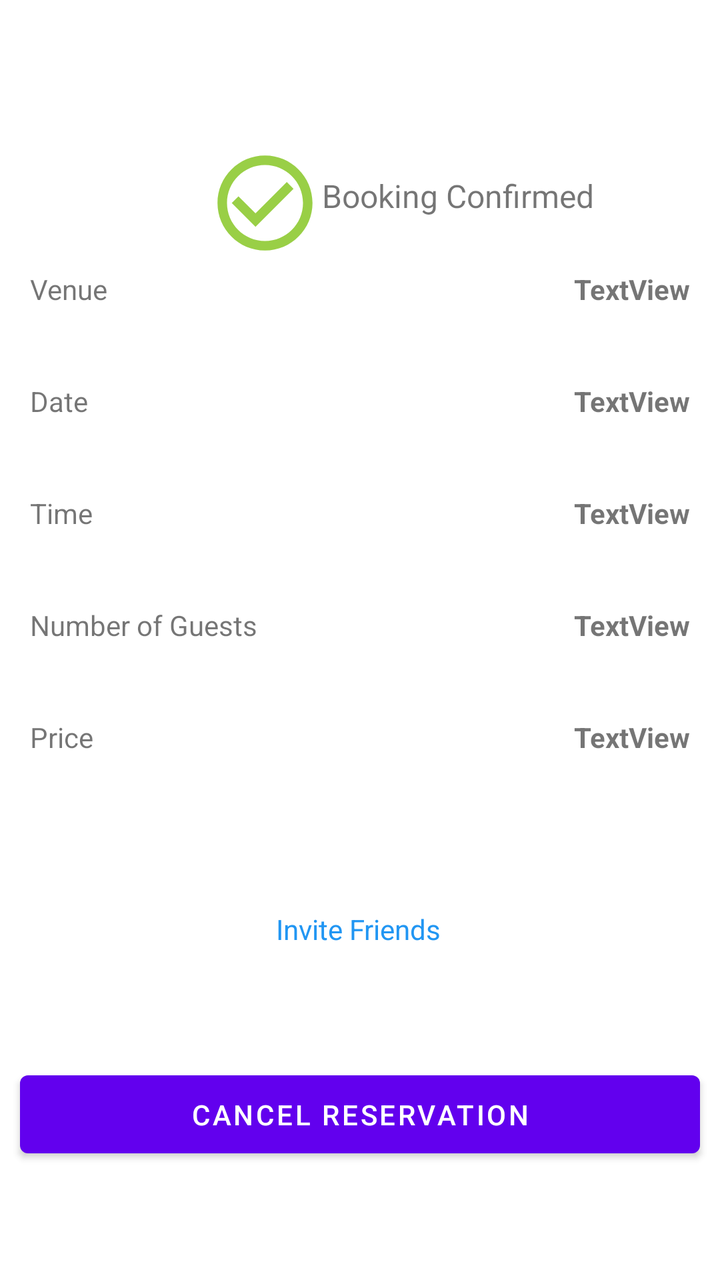
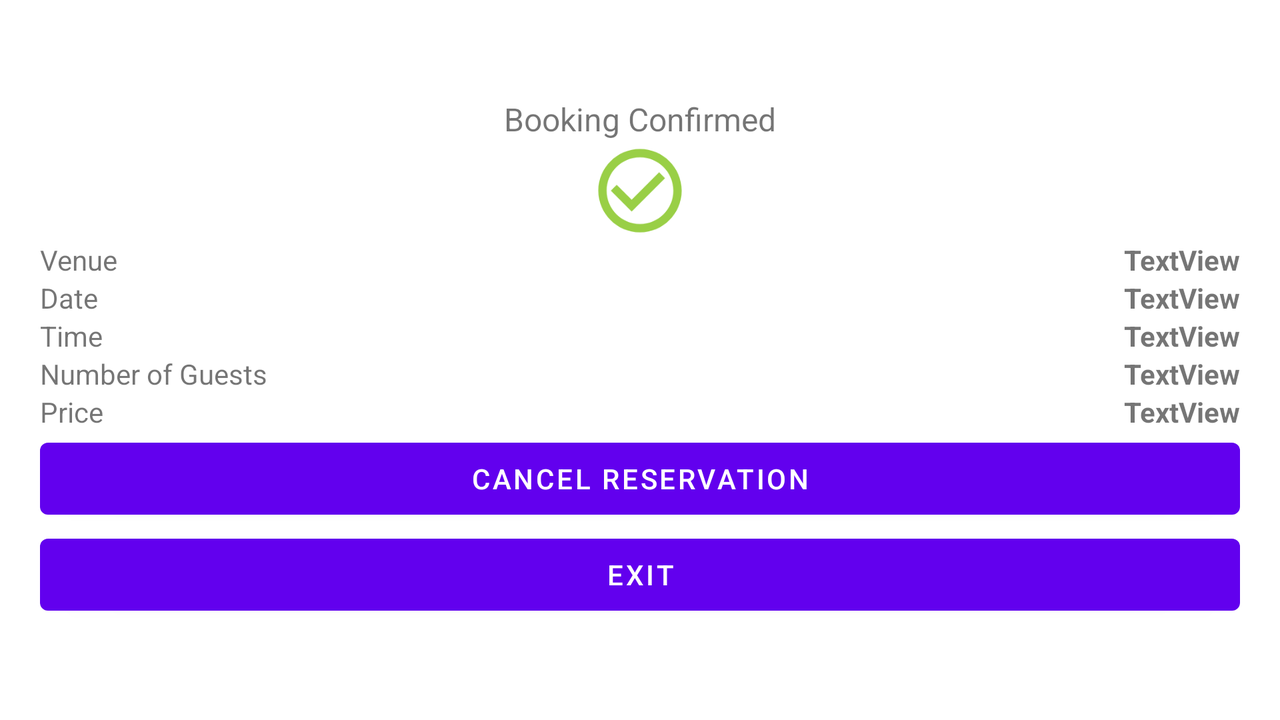

The same Android screen from two of the app's own layout files: first res/layout/ as a phone draws it, then the repository's variant for another configuration, drawn on a device whose configuration selects that folder. Both files follow.
<!-- AndroidManifest.xml: application theme Theme.Venuify -->
<!-- res/layout/reservation_details_page.xml -->
<?xml version="1.0" encoding="utf-8"?>
<androidx.constraintlayout.widget.ConstraintLayout xmlns:android="http://schemas.android.com/apk/res/android"
    xmlns:app="http://schemas.android.com/apk/res-auto"
    xmlns:tools="http://schemas.android.com/tools"
    android:layout_width="match_parent"
    android:layout_height="match_parent">

    <ImageView
        android:id="@+id/imageView2"
        android:layout_width="57dp"
        android:layout_height="67dp"
        android:layout_marginStart="104dp"
        android:layout_marginTop="68dp"
        app:layout_constraintStart_toStartOf="parent"
        app:layout_constraintTop_toTopOf="parent"
        app:srcCompat="@drawable/ic_check" />

    <TextView
        android:id="@+id/textView3"
        android:layout_width="wrap_content"
        android:layout_height="wrap_content"
        android:text="Booking Confirmed"
        android:textSize="16sp"
        app:layout_constraintBottom_toTopOf="@+id/linearLayout"
        app:layout_constraintEnd_toEndOf="parent"
        app:layout_constraintHorizontal_bias="0.0"
        app:layout_constraintStart_toEndOf="@+id/imageView2"
        app:layout_constraintTop_toTopOf="parent"
        app:layout_constraintVertical_bias="0.769" />

    <LinearLayout
        android:id="@+id/linearLayout"
        android:layout_width="330dp"
        android:layout_height="wrap_content"
        android:orientation="vertical"
        app:layout_constraintEnd_toEndOf="parent"
        app:layout_constraintStart_toStartOf="parent"
        app:layout_constraintTop_toBottomOf="@+id/imageView2">

        <LinearLayout
            android:layout_width="match_parent"
            android:layout_height="56dp"
            android:orientation="horizontal">

            <TextView
                android:id="@+id/textView9"
                android:layout_width="wrap_content"
                android:layout_height="match_parent"
                android:layout_weight="1"
                android:text="Venue" />

            <TextView
                android:id="@+id/venueInfo"
                android:layout_width="wrap_content"
                android:layout_height="match_parent"
                android:layout_weight="1"
                android:text="TextView"
                android:textAlignment="textEnd"
                android:textStyle="bold" />

        </LinearLayout>

        <LinearLayout
            android:layout_width="match_parent"
            android:layout_height="56dp"
            android:orientation="horizontal">

            <TextView
                android:id="@+id/textView12"
                android:layout_width="wrap_content"
                android:layout_height="match_parent"
                android:layout_weight="1"
                android:text="Date" />

            <TextView
                android:id="@+id/dateInfo"
                android:layout_width="wrap_content"
                android:layout_height="match_parent"
                android:layout_weight="1"
                android:text="TextView"
                android:textAlignment="textEnd"
                android:textStyle="bold" />
        </LinearLayout>

        <LinearLayout
            android:layout_width="match_parent"
            android:layout_height="56dp"
            android:orientation="horizontal">

            <TextView
                android:id="@+id/textView14"
                android:layout_width="wrap_content"
                android:layout_height="match_parent"
                android:layout_weight="1"
                android:text="Time" />

            <TextView
                android:id="@+id/timeInfo"
                android:layout_width="wrap_content"
                android:layout_height="match_parent"
                android:layout_weight="1"
                android:text="TextView"
                android:textAlignment="textEnd"
                android:textStyle="bold" />
        </LinearLayout>

        <LinearLayout
            android:layout_width="match_parent"
            android:layout_height="56dp"
            android:orientation="horizontal">

            <TextView
                android:id="@+id/textView16"
                android:layout_width="wrap_content"
                android:layout_height="match_parent"
                android:layout_weight="1"
                android:text="Number of Guests" />

            <TextView
                android:id="@+id/numGuestInfo"
                android:layout_width="wrap_content"
                android:layout_height="match_parent"
                android:layout_weight="1"
                android:text="TextView"
                android:textAlignment="textEnd"
                android:textStyle="bold" />
        </LinearLayout>

        <LinearLayout
            android:layout_width="match_parent"
            android:layout_height="56dp"
            android:orientation="horizontal">

            <TextView
                android:id="@+id/textView20"
                android:layout_width="wrap_content"
                android:layout_height="match_parent"
                android:layout_weight="1"
                android:text="Price" />

            <TextView
                android:id="@+id/priceInfo"
                android:layout_width="wrap_content"
                android:layout_height="match_parent"
                android:layout_weight="1"
                android:text="TextView"
                android:textAlignment="textEnd"
                android:textStyle="bold" />
        </LinearLayout>

    </LinearLayout>

    <TextView
        android:id="@+id/textView22"
        android:layout_width="wrap_content"
        android:layout_height="wrap_content"
        android:layout_marginTop="40dp"
        android:text="Invite Friends"
        android:textAllCaps="false"
        android:textColor="#2196F3"
        app:layout_constraintEnd_toEndOf="parent"
        app:layout_constraintHorizontal_bias="0.498"
        app:layout_constraintStart_toStartOf="parent"
        app:layout_constraintTop_toBottomOf="@+id/linearLayout" />

    <Button
        android:id="@+id/cancelButton"
        android:layout_width="340dp"
        android:layout_height="51dp"
        android:text="Cancel Reservation"
        app:layout_constraintBottom_toBottomOf="parent"
        app:layout_constraintEnd_toEndOf="parent"
        app:layout_constraintStart_toStartOf="parent"
        app:layout_constraintTop_toBottomOf="@+id/textView22" />

</androidx.constraintlayout.widget.ConstraintLayout>
<!-- resources referenced by this layout -->
<resources>
  <!-- drawable ic_check (drawable-anydpi) -->
  <vector xmlns:android="http://schemas.android.com/apk/res/android"
      android:width="50dp"
      android:height="50dp"
      android:viewportWidth="24"
      android:viewportHeight="24"
      android:tint="#80C317"
      android:alpha="0.8">
    <path
        android:fillColor="@android:color/white"
        android:pathData="M16.59,7.58L10,14.17l-3.59,-3.58L5,12l5,5 8,-8zM12,2C6.48,2 2,6.48 2,12s4.48,10 10,10 10,-4.48 10,-10S17.52,2 12,2zM12,20c-4.42,0 -8,-3.58 -8,-8s3.58,-8 8,-8 8,3.58 8,8 -3.58,8 -8,8z"/>
  </vector>
  <style name="Theme.Venuify" parent="Theme.MaterialComponents.DayNight.DarkActionBar">
          
          <item name="colorPrimary">@color/purple_500</item>
          <item name="colorPrimaryVariant">@color/purple_700</item>
          <item name="colorOnPrimary">@color/white</item>
          
          <item name="colorSecondary">@color/teal_200</item>
          <item name="colorSecondaryVariant">@color/teal_700</item>
          <item name="colorOnSecondary">@color/black</item>
          
          <item name="android:statusBarColor" tools:targetApi="l">?attr/colorPrimaryVariant</item>
          
      </style>
</resources>
<!-- res/layout-land/reservation_details_page.xml (the repository's variant of the layout above) -->
<!-- drawn on the phone turned sideways -->
<?xml version="1.0" encoding="utf-8"?>
<androidx.constraintlayout.widget.ConstraintLayout xmlns:android="http://schemas.android.com/apk/res/android"
    xmlns:app="http://schemas.android.com/apk/res-auto"
    xmlns:tools="http://schemas.android.com/tools"
    android:layout_width="match_parent"
    android:layout_height="match_parent">

    <LinearLayout
        android:id="@+id/linearLayout"
        android:layout_width="match_parent"
        android:layout_height="wrap_content"
        android:layout_margin="20dp"
        android:orientation="vertical"
        app:layout_constraintBottom_toBottomOf="parent"
        app:layout_constraintEnd_toEndOf="parent"
        app:layout_constraintStart_toStartOf="parent"
        app:layout_constraintTop_toTopOf="parent">

        <TextView
            android:id="@+id/textView3"
            android:layout_width="match_parent"
            android:layout_height="wrap_content"
            android:gravity="center_horizontal"
            android:text="@string/booking_confirmed"
            android:textSize="16sp"
            app:drawableBottomCompat="@drawable/ic_check" />

        <LinearLayout
            android:layout_width="match_parent"
            android:layout_height="wrap_content"
            android:orientation="horizontal">

            <TextView
                android:id="@+id/textView9"
                android:layout_width="wrap_content"
                android:layout_height="match_parent"
                android:layout_weight="1"
                android:text="@string/venue" />

            <TextView
                android:id="@+id/venueInfo"
                android:layout_width="wrap_content"
                android:layout_height="match_parent"
                android:layout_weight="1"
                android:text="TextView"
                android:textAlignment="textEnd"
                android:textStyle="bold" />

        </LinearLayout>

        <LinearLayout
            android:layout_width="match_parent"
            android:layout_height="wrap_content"
            android:orientation="horizontal">

            <TextView
                android:id="@+id/textView12"
                android:layout_width="wrap_content"
                android:layout_height="match_parent"
                android:layout_weight="1"
                android:text="@string/date" />

            <TextView
                android:id="@+id/dateInfo"
                android:layout_width="wrap_content"
                android:layout_height="match_parent"
                android:layout_weight="1"
                android:text="TextView"
                android:textAlignment="textEnd"
                android:textStyle="bold" />
        </LinearLayout>

        <LinearLayout
            android:layout_width="match_parent"
            android:layout_height="wrap_content"
            android:orientation="horizontal">

            <TextView
                android:id="@+id/textView14"
                android:layout_width="wrap_content"
                android:layout_height="match_parent"
                android:layout_weight="1"
                android:text="@string/time" />

            <TextView
                android:id="@+id/timeInfo"
                android:layout_width="wrap_content"
                android:layout_height="match_parent"
                android:layout_weight="1"
                android:text="TextView"
                android:textAlignment="textEnd"
                android:textStyle="bold" />
        </LinearLayout>

        <LinearLayout
            android:layout_width="match_parent"
            android:layout_height="wrap_content"
            android:orientation="horizontal">

            <TextView
                android:id="@+id/textView16"
                android:layout_width="wrap_content"
                android:layout_height="wrap_content"
                android:layout_weight="1"
                android:text="@string/number_of_guests" />

            <TextView
                android:id="@+id/numGuestInfo"
                android:layout_width="wrap_content"
                android:layout_height="wrap_content"
                android:layout_weight="1"
                android:text="TextView"
                android:textAlignment="textEnd"
                android:textStyle="bold" />
        </LinearLayout>

        <LinearLayout
            android:layout_width="match_parent"
            android:layout_height="wrap_content"
            android:orientation="horizontal">

            <TextView
                android:id="@+id/textView20"
                android:layout_width="wrap_content"
                android:layout_height="match_parent"
                android:layout_weight="1"
                android:text="@string/price" />

            <TextView
                android:id="@+id/priceInfo"
                android:layout_width="wrap_content"
                android:layout_height="match_parent"
                android:layout_weight="1"
                android:text="TextView"
                android:textAlignment="textEnd"
                android:textStyle="bold" />

        </LinearLayout>

        <Button
            android:id="@+id/cancelButton"
            android:layout_width="match_parent"
            android:layout_height="wrap_content"
            android:text="@string/cancel_reservation" />

        <Button
            android:id="@+id/closeButton"
            android:layout_width="match_parent"
            android:layout_height="wrap_content"
            android:text="@string/exit" />

    </LinearLayout>

</androidx.constraintlayout.widget.ConstraintLayout>
<!-- resources referenced by the variant -->
<!-- as the phone turned sideways resolves them -->
<resources>
  <!-- drawable ic_check (drawable-anydpi) -->
  <vector xmlns:android="http://schemas.android.com/apk/res/android"
      android:width="50dp"
      android:height="50dp"
      android:viewportWidth="24"
      android:viewportHeight="24"
      android:tint="#80C317"
      android:alpha="0.8">
    <path
        android:fillColor="@android:color/white"
        android:pathData="M16.59,7.58L10,14.17l-3.59,-3.58L5,12l5,5 8,-8zM12,2C6.48,2 2,6.48 2,12s4.48,10 10,10 10,-4.48 10,-10S17.52,2 12,2zM12,20c-4.42,0 -8,-3.58 -8,-8s3.58,-8 8,-8 8,3.58 8,8 -3.58,8 -8,8z"/>
  </vector>
  <string name="booking_confirmed">Booking Confirmed</string>
  <string name="cancel_reservation">Cancel Reservation</string>
  <string name="date">Date</string>
  <string name="exit">Exit</string>
  <string name="number_of_guests">Number of Guests</string>
  <string name="price">Price</string>
  <string name="time">Time</string>
  <string name="venue">Venue</string>
  <style name="Theme.Venuify" parent="Theme.MaterialComponents.DayNight.DarkActionBar">
          
          <item name="colorPrimary">@color/purple_500</item>
          <item name="colorPrimaryVariant">@color/purple_700</item>
          <item name="colorOnPrimary">@color/white</item>
          
          <item name="colorSecondary">@color/teal_200</item>
          <item name="colorSecondaryVariant">@color/teal_700</item>
          <item name="colorOnSecondary">@color/black</item>
          
          <item name="android:statusBarColor" tools:targetApi="l">?attr/colorPrimaryVariant</item>
          
      </style>
</resources>
